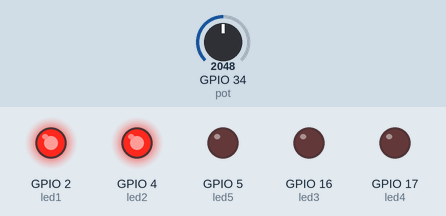
This sketch was run on a simulated ESP32. On the bench: output pins drawn as LEDs (lit = HIGH). Inputs (shaded band) come from the test bench; at power-on: GPIO 34 (pot) = 2048. What the sketch prints to the serial monitor is not drawn.

Above: at 1.2 s.
1.3 s: GPIO 34 (pot) set to 2393
2.8 s: GPIO 34 (pot) set to 2493
At 4.0 s:
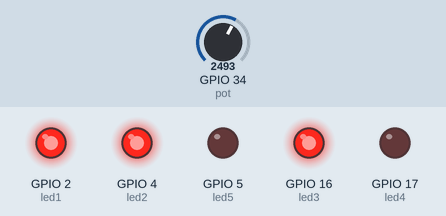
4.3 s: GPIO 34 (pot) set to 2047
At 4.6 s:
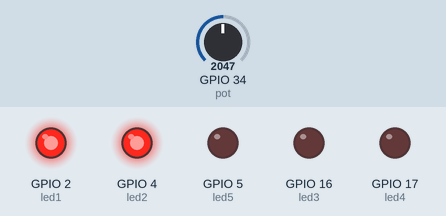
5.8 s: GPIO 34 (pot) set to 1683
7.3 s: GPIO 34 (pot) set to 1595
At 8.1 s:
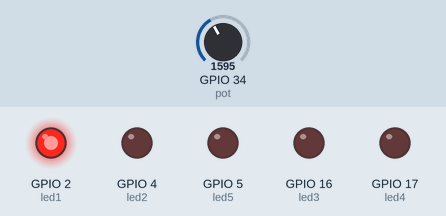
8.8 s: GPIO 34 (pot) set to 882
10.3 s: GPIO 34 (pot) set to 764
At 11.6 s:
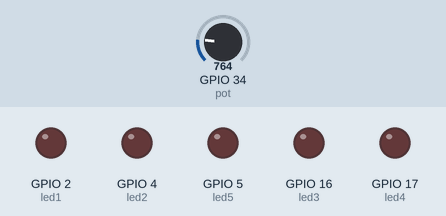
Timing chart, 0 to 12.8 s (numbered marks = the images above; inputs shaded):
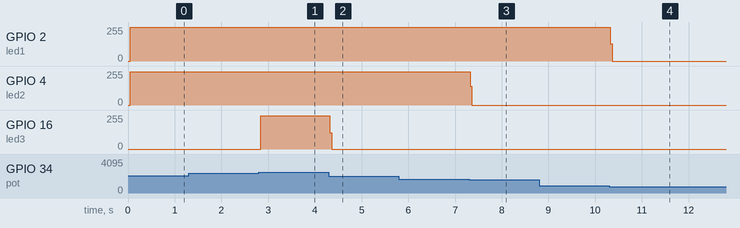

Measured:
- the behaviour switches between 2456 and 2457 on GPIO 34 (pot) (found by bisection; images 0 and 1)
- the behaviour switches between 1638 and 1637 on GPIO 34 (pot) (found by bisection; images 2 and 3)
- the behaviour switches between 819 and 818 on GPIO 34 (pot) (found by bisection; images 3 and 4)
- after the input at 2.8 s, GPIO 16 (led3): 0/255 → 250/255 at once
- after the input at 4.3 s, GPIO 16 (led3): 250/255 → 0/255 at once
- after the input at 7.3 s, GPIO 4 (led2): 251/255 → 0/255 at once
- after the input at 10.3 s, GPIO 2 (led1): 253/255 → 0/255 at once

The sketch:

ledsemaparalelo.ino
```cpp
int pot = 34;
int leituraPot = 0;
int conversao = 0;
int led1 = 2;
int led2 = 4;
int led3 = 16;
int led4 = 17;
int led5 = 5;

void setup() {
  pinMode(pot, INPUT);
  pinMode(led1, OUTPUT);
  pinMode(led2, OUTPUT);
  pinMode(led3, OUTPUT);
  pinMode(led4, OUTPUT);
  pinMode(led5, OUTPUT);
  Serial.begin(115200);

}

void loop() {
  leituraPot = analogRead(pot);
  Serial.println(leituraPot);
  conversao = map(leituraPot, 0, 4095, 0, 100);
  Serial.print("O valor da tensão é: ");
  Serial.println(conversao);

  if (conversao >= 0) {
    digitalWrite(led1, LOW);
    digitalWrite(led2, LOW);
    digitalWrite(led3, LOW);
    digitalWrite(led4, LOW);
    digitalWrite(led5, LOW);
  }
  if (conversao >= 20) {
    digitalWrite(led1, HIGH);
    digitalWrite(led2, LOW);
    digitalWrite(led3, LOW);
    digitalWrite(led4, LOW);
    digitalWrite(led5, LOW);
  }
  if (conversao >= 40) {
    digitalWrite(led1, HIGH);
    digitalWrite(led2, HIGH);
    digitalWrite(led3, LOW);
    digitalWrite(led4, LOW);
    digitalWrite(led5, LOW);
  }
  if (conversao >= 60) {
    digitalWrite(led1, HIGH);
    digitalWrite(led2, HIGH);
    digitalWrite(led3, HIGH);
    digitalWrite(led4, LOW);
    digitalWrite(led5, LOW);
  }
  if (conversao >= 80) {
    digitalWrite(led1, HIGH);
    digitalWrite(led2, HIGH);
    digitalWrite(led3, HIGH);
    digitalWrite(led4, HIGH);
    digitalWrite(led5, LOW);
  }
    if (conversao >= 100) {
    digitalWrite(led1, HIGH);
    digitalWrite(led2, HIGH);
    digitalWrite(led3, HIGH);
    digitalWrite(led4, HIGH);
    digitalWrite(led5, HIGH);
  }

}
```
